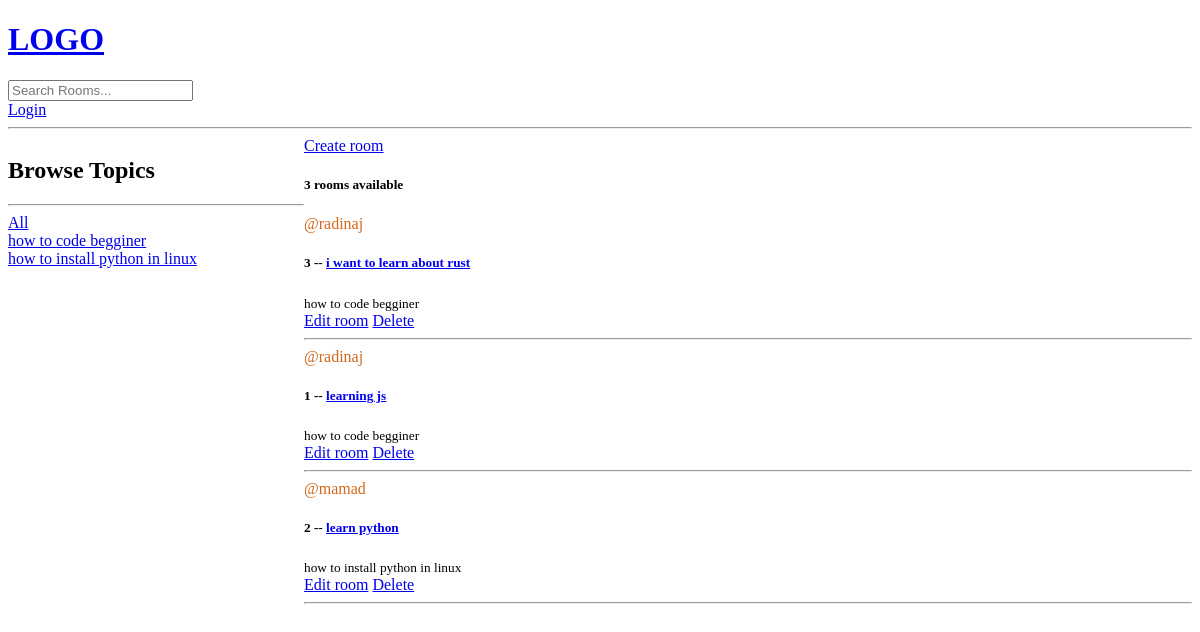
/, run on an earlier commit of the app's database.
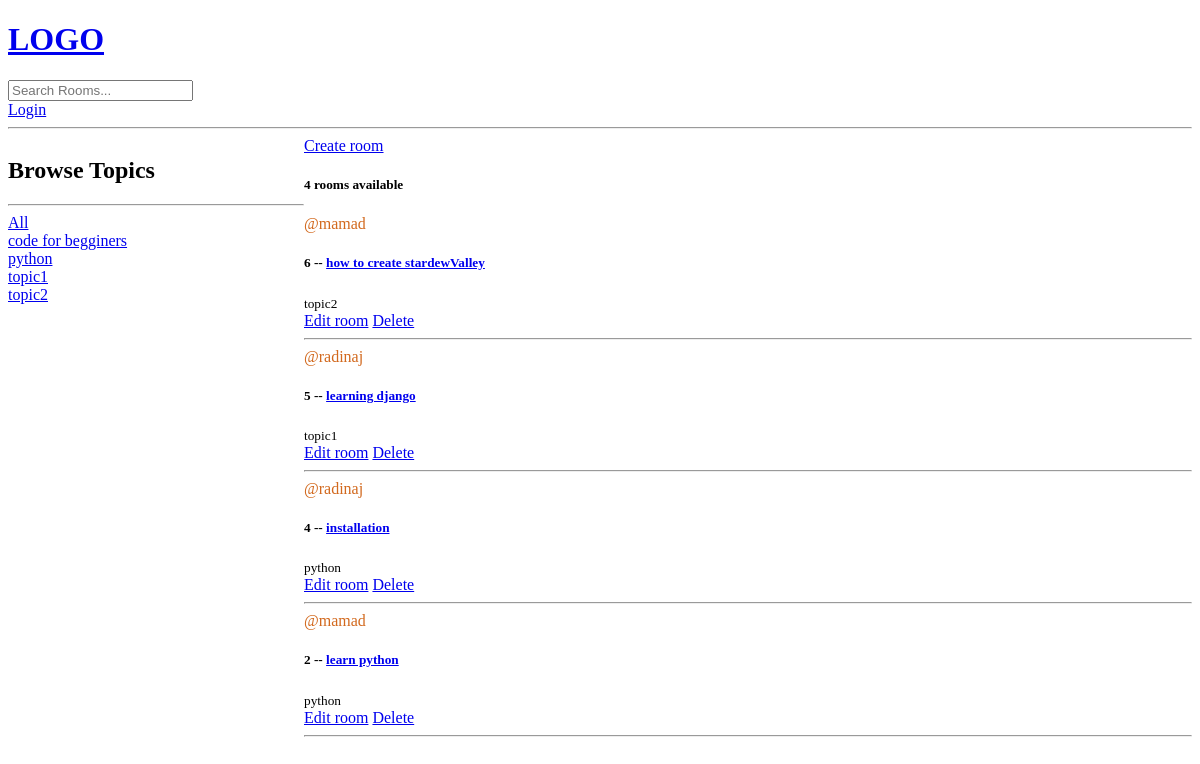
And on a later commit of the database.
### base/models.py (models this page shows, shortened)
class Topic (models.Model):
    name = models.CharField(max_length=200)
    def __str__(self):
        return self.name

class Room(models.Model):
    host = models.ForeignKey(User, on_delete=models.SET_NULL, null=True)
    topic = models.ForeignKey('Topic', on_delete=models.SET_NULL, null=True)
    name = models.CharField(max_length=200)
    description = models.TextField(null=True)
    updated = models.DateTimeField(auto_now=True)
    created = models.DateTimeField(auto_now_add=True)
    class Meta:
        ordering = ['-updated', '-created']

### base/views.py (the view)
# urls.py: path('', views.home, name="home"),
def home(request):
    q = request.GET.get('q') if request.GET.get('q') != None else ''
    rooms = Room.objects.filter(
        Q(topic__name__icontains=q) |
        Q(name__icontains=q) |
        Q(description__icontains=q)
        )
    room_count = rooms.count()
    topics = Topic.objects.all()
    context = {'rooms': rooms, 'topics':topics, 'room_count':room_count}
    return render(request, 'base/home.html', context)

### base/templates/base/home.html (shortened to what this page needs)
{% extends 'main.html' %} {% block content %}
<div class="home-container">
  <div>
    <h2>Browse Topics</h2>
    <hr />
    <div>
      <a href="{% url 'home' %}">All</a>
    </div>
    {% for topic in topics %}
    <div>
      <a href="{% url 'home' %}?q={{topic.name}}">{{topic.name}}</a>
    </div>
    {% endfor %}
  </div>
  <div>
    <a href="{% url 'create-room' %}">Create room</a>
    <div>
      <h5>{{room_count}} rooms available</h5>
      {% for room in rooms %}
      <div>
        <span style="color: chocolate">@{{room.host.username}}</span>
        <h5>
          {{room.id}} -- <a href="{% url 'room' room.id %}"> {{room.name}} </a>
        </h5>
        <small> {{room.topic}} </small>
        <br />
        <a href="{% url 'update-room' room.id %}">Edit room</a>
        <a href="{% url 'delete-room' room.id %}">Delete</a>
        <hr />
      </div>
      {% endfor %}
    </div>
  </div>
</div>
{% endblock %}

### templates/main.html (shortened to what this page needs)
<!DOCTYPE html>
<html>
  <head>
  </head>
  <body>
    {% include 'navbar.html' %}  {% block content %} {% endblock %}
  </body>
</html>

### templates/navbar.html
<a href="/">
  <h1>LOGO</h1>
</a>
<form method="get" action="{% url 'home' %}">
  <input type="text" name="q" placeholder="Search Rooms..." />
</form>
{% if request.user.is_authenticated %}
<a href="{% url 'logout' %}">Logout</a>
{% else %}
<a href="{% url 'login' %}">Login</a>
{% endif %}
<hr />

### base/templates/base/home.html (style rules this page uses)
.home-container { display: grid; grid-template-columns: 1fr 3fr; }

What changed in the data, as far as the page shows it:
removed Room: host.username "radinaj", id "3", name "i want to learn about rust", topic "how to code begginer"
removed Room: host.username "radinaj", id "1", name "learning js", topic "how to code begginer"
changed Topic: name "how to code begginer" → "code for begginers"
changed Topic: name "how to install python in linux" → "python"
added Topic: name "topic1"
added Topic: name "topic2"
added Room: host.username "mamad", id "6", name "how to create stardewValley", topic "topic2"
added Room: host.username "radinaj", id "5", name "learning django", topic "topic1"
added Room: host.username "radinaj", id "4", name "installation", topic "python"
changed through a linked row, Room "learn python": topic "how to install python in linux" → "python"
Also different on the page:
{{ room_count }}: "3" → "4"
